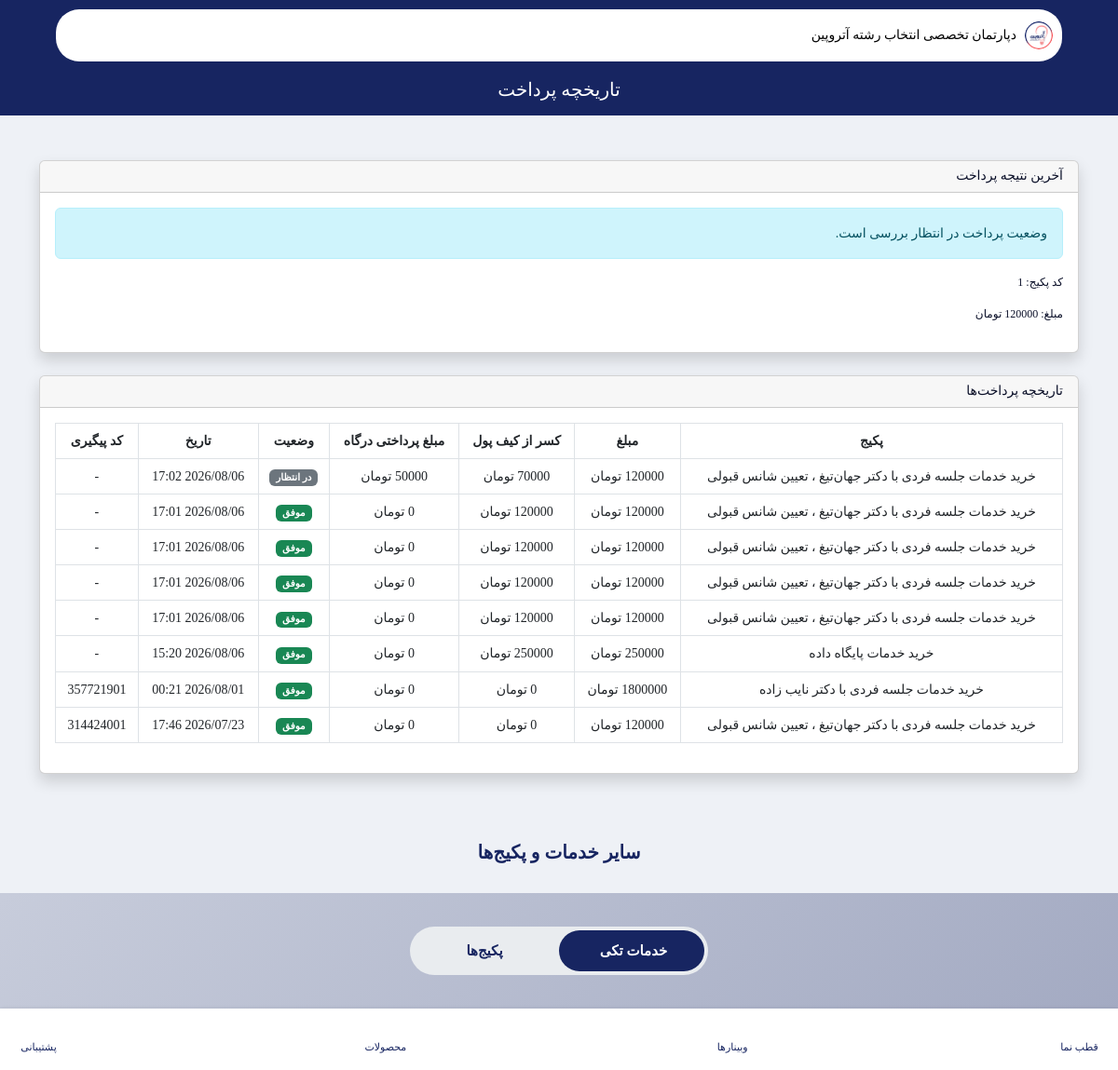
Page /payment-list/ (signed in) on the committed database.
### payments/models.py (models this page shows, shortened)
class Payment(models.Model):
    order = models.ForeignKey(
        PackageRequest,
        on_delete=models.CASCADE,
        related_name="order"
    )
    amount = models.DecimalField(
        max_digits=12,
        decimal_places=0
    )
    authority = models.CharField(
        max_length=100,
        unique=True
    )
    ref_id = models.CharField(
        max_length=100,
        blank=True
    )
    gateway = models.CharField(
        max_length=50,
        default="zarinpal"
    )
    status = models.CharField(
        max_length=20,
        choices=PaymentStatus.choices,
        default=PaymentStatus.INIT
    )
    created_at = models.DateTimeField(auto_now_add=True)
    paid_at = models.DateTimeField(
        null=True,
        blank=True
    )
    tracking_code = models.CharField(
        max_length=100,
        blank=True
    )
    provider = models.CharField(
        max_length=20,
        choices=PaymentProvider.choices,
        default=PaymentProvider.ZARINPAL
    )
    kiani_id = models.BigIntegerField(
        null=True,
        blank=True
    )
    wallet_amount = models.DecimalField(
        max_digits=12,
        decimal_places=0,
        default=0
    )
    gateway_amount = models.DecimalField(
        max_digits=12,
        decimal_places=0,
        default=0
    )
    class Meta:
        verbose_name = "فاکتور پرداخت"
        verbose_name_plural = "فاکتور های پرداخت"
        ordering = ["-id"]

class PackageRequest(models.Model):
    student = models.ForeignKey(
        Student,
        on_delete=models.CASCADE,
        related_name="student_packege_requests",
        verbose_name="داوطلب"
    )
    package = models.ForeignKey(
        Package,
        on_delete=models.CASCADE,
        related_name="packege_requests",
        verbose_name="پلن"
    )
    final_price = models.DecimalField(
        max_digits=12,
        decimal_places=0,
        default=0,
        verbose_name="مبلغ نهایی"
    )
    discount_code = models.ForeignKey(
        DiscountCode,
        null=True,
        blank=True,
        on_delete=models.SET_NULL,
        related_name="orders"
    )
    discount_amount = models.DecimalField(
        max_digits=12,
        decimal_places=0,
        default=0
    )
    paid = models.BooleanField(default=False)
    created_at = models.DateTimeField(auto_now_add=True)
    class Meta:
        verbose_name = "درخواست پلن"
        verbose_name_plural = "درخواست های پلن"
        ordering = ["-id"]

class Package(models.Model):
    SERVICE_CHOICES = (
        ("1", "جلسه فردی با دکتر نایب زاده"),
        ("2", "جلسه فردی با دکتر جهان‌تیغ"),
        ("3", "تحلیل شخصیت"),
        ("4", "تعیین شانس قبولی"),
        ("5", "پایگاه داده"),
    )
    TYPE_CHOICES = (
        ("1", "برنزی"),
        ("2", "نقره ایی"),
        ("3", "طلایی"),
    )
    name = models.CharField(
        max_length=200,
        verbose_name="نام"
    )
    service = MultiSelectField(
        max_length=100,
        choices=SERVICE_CHOICES,
        verbose_name="خدمات"
    )
    type = models.CharField(
        max_length=1,
        choices=TYPE_CHOICES,
        verbose_name="نوع پکیج"
    )
    content = CKEditor5Field(
        "معرفی و توضیحات",
        config_name="default",
        null=True,
        blank=True
    )
    price_before_discount = models.DecimalField(
        max_digits=12,
        decimal_places=0,
        verbose_name="قیمت قبل از تخفیف (اختیاری)",
        null=True,
        blank=True
    )
    total_price = models.DecimalField(
        max_digits=12,
        decimal_places=0,
        verbose_name="قیمت به تومان"
    )
    is_public = models.BooleanField(
        default=True,
        verbose_name="نمایش عمومی"
    )
    @property
    def discount_percent(self):
        if self.price_before_discount and self.price_before_discount > self.total_price:
            return int(
                (self.price_before_discount - self.total_price)
                / self.price_before_discount * 100
            )
        return 0
    def service_labels(self):
        choices = dict(self.SERVICE_CHOICES)
        return [choices[s] for s in self.service]
    class Meta:
        verbose_name = "پلن"
        verbose_name_plural = "پلن ها"
        ordering = ["-id"]

### pages/views.py (the view)
# urls.py: path('payment-list/', payment_list, name='payment_list'),
@login_required
def payment_list(request):
    packages = Package.objects.filter(is_public=True)
    single_service_packages = [
        p for p in packages
        if len(p.service) == 1
    ]
    multi_service_packages = [
        p for p in packages
        if len(p.service) != 1
    ]
    payments = Payment.objects.filter(
        order__student__user=request.user
    ).select_related(
        "order",
        "order__package"
    ).order_by(
        "-created_at"
    )
    last_payment = payments.first()
    context = {
        "single_service_packages": single_service_packages,
        "multi_service_packages": multi_service_packages,
        "payments": payments,
        "last_payment": last_payment,
    }
    context["payment_success"] = request.session.pop(
        "payment_success",
        False
    )
    context["consultation_reserved"] = request.session.pop(
        "consultation_reserved",
        False
    )
    context["continue_url"] = request.session.get("payment_next")
    return render(
        request,
        "pages/payment_list.html",
        context
    )

### templates/pages/payment_list.html (shortened to what this page needs)
{% extends 'bases/learning.html' %}
{% load static %}
{% block header %}
<header class="main-header learning-header">
    <div class="custom-container">
        <div class="row">
            <div class="col-12">
                {% include 'includes/top-header.html' %}
            </div>
        </div>
        <div class="header-bottom header-bottom-2 mt-4 pb-3">
            <h2 class="fw-500 text-white w-100" style="text-align: center;">تاریخچه پرداخت</h2>
        </div>
    </div>
</header>
{% endblock %}
{% block content %}
<div class="container py-5">
    {% if last_payment %}
    <div class="card shadow mb-4">
        <div class="card-header">
            <h5 class="mb-0">
                آخرین نتیجه پرداخت
            </h5>
        </div>
        <div class="card-body">
            {% if last_payment.status == "SUCCESS" %}
                <div class="alert alert-success">
                    پرداخت با موفقیت انجام شد.
                    <br>
                    {% if last_payment.ref_id %}
                    کد پیگیری: {{ last_payment.ref_id }}
                    {% endif %}
                    {% if consultation_reserved  %}
                    <br>
                    رزرو مشاوره نیز با موفقیت ثبت شد.
                    <br>
                    <a href="{% url 'student_consultations' %}"
                    class="btn btn-primary">
                        مشاهده مشاوره‌های من
                    </a>
                    {% endif %}
                </div>
            {% elif last_payment.status == "FAILED" %}
                <div class="alert alert-danger">
                    پرداخت ناموفق بود.
                </div>
            {% elif last_payment.status == "CANCELED" %}
                <div class="alert alert-warning">
                    پرداخت توسط شما لغو شد.
                </div>
            {% else %}
                <div class="alert alert-info">
                    وضعیت پرداخت در انتظار بررسی است.
                </div>
            {% endif %}
            <p>
                کد پکیج:
                {{ last_payment.order.package.id }}
            </p>
            <p>
                مبلغ:
                تومان
            </p>
        </div>
    </div>
    {% endif %}
    <div class="card shadow">
        <div class="card-header">
            <h5 class="mb-0">
                تاریخچه پرداخت‌ها
            </h5>
        </div>
        <div class="card-body">
            {% if payments %}
            <div class="table-responsive">
                <table class="table table-bordered text-center">
                    <thead>
                        <tr>
                            <th>
                                پکیج
                            </th>
                            <th>
                                مبلغ
                            </th>
                            <th>
                                کسر از کیف پول
                            </th>
                            <th>
                                مبلغ پرداختی درگاه
                            </th>
                            <th>
                                وضعیت
                            </th>
                            <th>
                                تاریخ
                            </th>
                            <th>
                                کد پیگیری
                            </th>
                        </tr>
                    </thead>
                    <tbody>
                    {% for payment in payments %}
                        <tr>
                            <td>
                                خرید خدمات
                                {% for service in payment.order.package.service_labels %}
                                    {{ service }}
                                    {% if not forloop.last %}
                                    ،
                                    {% endif %}
                                {% endfor %}
                            </td>
                            <td>
                                {{ payment.amount }}
                                تومان
                            </td>
                            <td>
                                {{ payment.wallet_amount }}
                                تومان
                            </td>
                            <td>
                                تومان
                            </td>
                            <td>
                                {% if payment.status == "SUCCESS" %}
                                    <span class="badge bg-success">
                                        موفق
                                    </span>
                                {% elif payment.status == "FAILED" %}
                                    <span class="badge bg-danger">
                                        ناموفق
                                    </span>
                                {% elif payment.status == "CANCELED" %}
                                    <span class="badge bg-warning">
                                        لغو شده
                                    </span>
                                {% else %}
                                    <span class="badge bg-secondary">
                                        در انتظار
                                    </span>
                                {% endif %}
                            </td>
                            <td>
                                {{ payment.created_at|date:"Y/m/d H:i" }}
                            </td>
                            <td>
                                {{ payment.ref_id|default:"-" }}
                            </td>
                        </tr>
                    {% endfor %}
                    </tbody>
                </table>
            </div>
            {% else %}
                <div class="alert alert-info text-center">
                    هنوز پرداختی انجام نداده‌اید.
                </div>
            {% endif %}
        </div>
    </div>
</div>
<h2 class="w-100 py-4" style="text-align: center; color: #172561;">
    سایر خدمات و پکیج‌ها
</h2>
{% include 'includes/packages.html' %}
{% endblock %}

### rows in the picture
Payment: order.package.id "1", service_labels "جلسه فردی با دکتر جهان‌تیغ" "تعیین شانس قبولی", wallet_amount "70000", status "در انتظار", created_at "2026/08/06 17:02", ref_id "-"
Payment: service_labels "جلسه فردی با دکتر جهان‌تیغ" "تعیین شانس قبولی", status "موفق", created_at "2026/08/06 17:01", ref_id "-"
Payment: service_labels "جلسه فردی با دکتر جهان‌تیغ" "تعیین شانس قبولی", status "موفق", created_at "2026/08/06 17:01", ref_id "-"
Payment: service_labels "جلسه فردی با دکتر جهان‌تیغ" "تعیین شانس قبولی", status "موفق", created_at "2026/08/06 17:01", ref_id "-"
Payment: service_labels "جلسه فردی با دکتر جهان‌تیغ" "تعیین شانس قبولی", status "موفق", created_at "2026/08/06 17:01", ref_id "-"
Payment: service_labels "پایگاه داده", status "موفق", created_at "2026/08/06 15:20", ref_id "-"
Payment: service_labels "جلسه فردی با دکتر نایب زاده", amount "1800000", wallet_amount "0", status "موفق", created_at "2026/08/01 00:21", ref_id "357721901"
Payment: service_labels "جلسه فردی با دکتر جهان‌تیغ" "تعیین شانس قبولی", wallet_amount "0", status "موفق", created_at "2026/07/23 17:46", ref_id "314424001"
